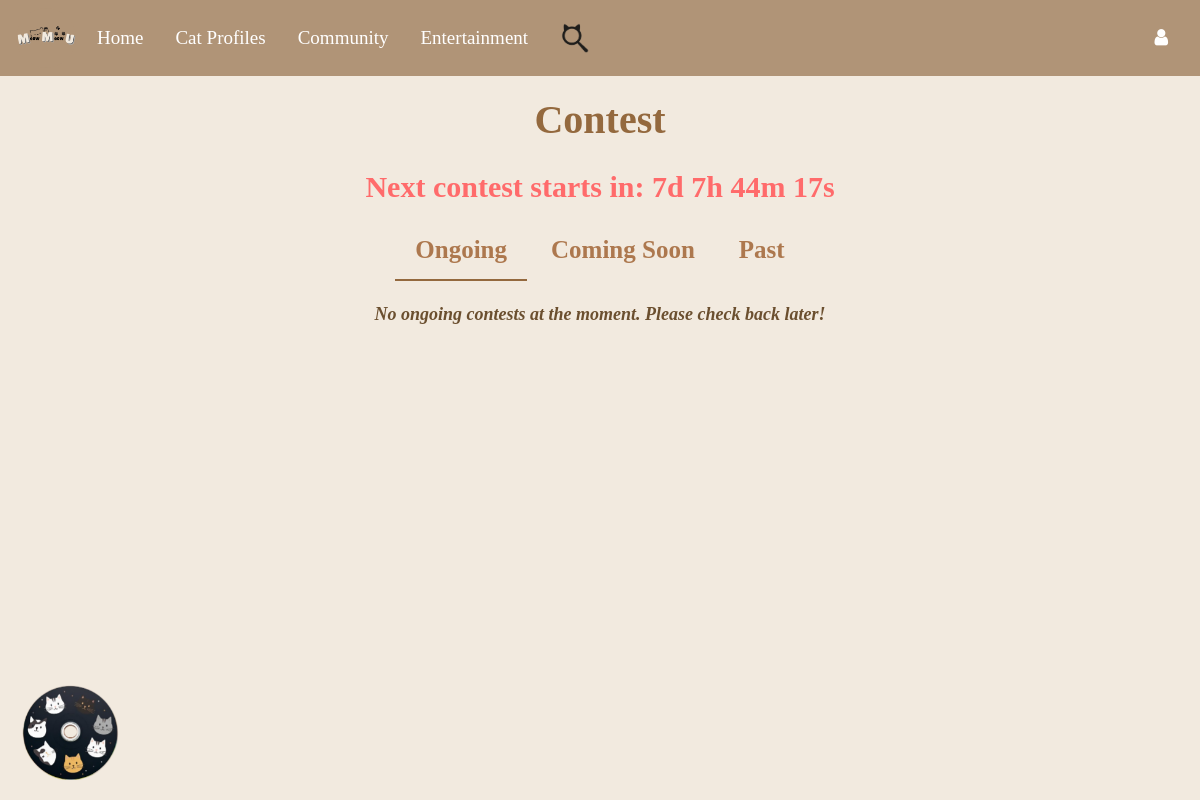
/contest_page, run on an earlier commit of the app's database.
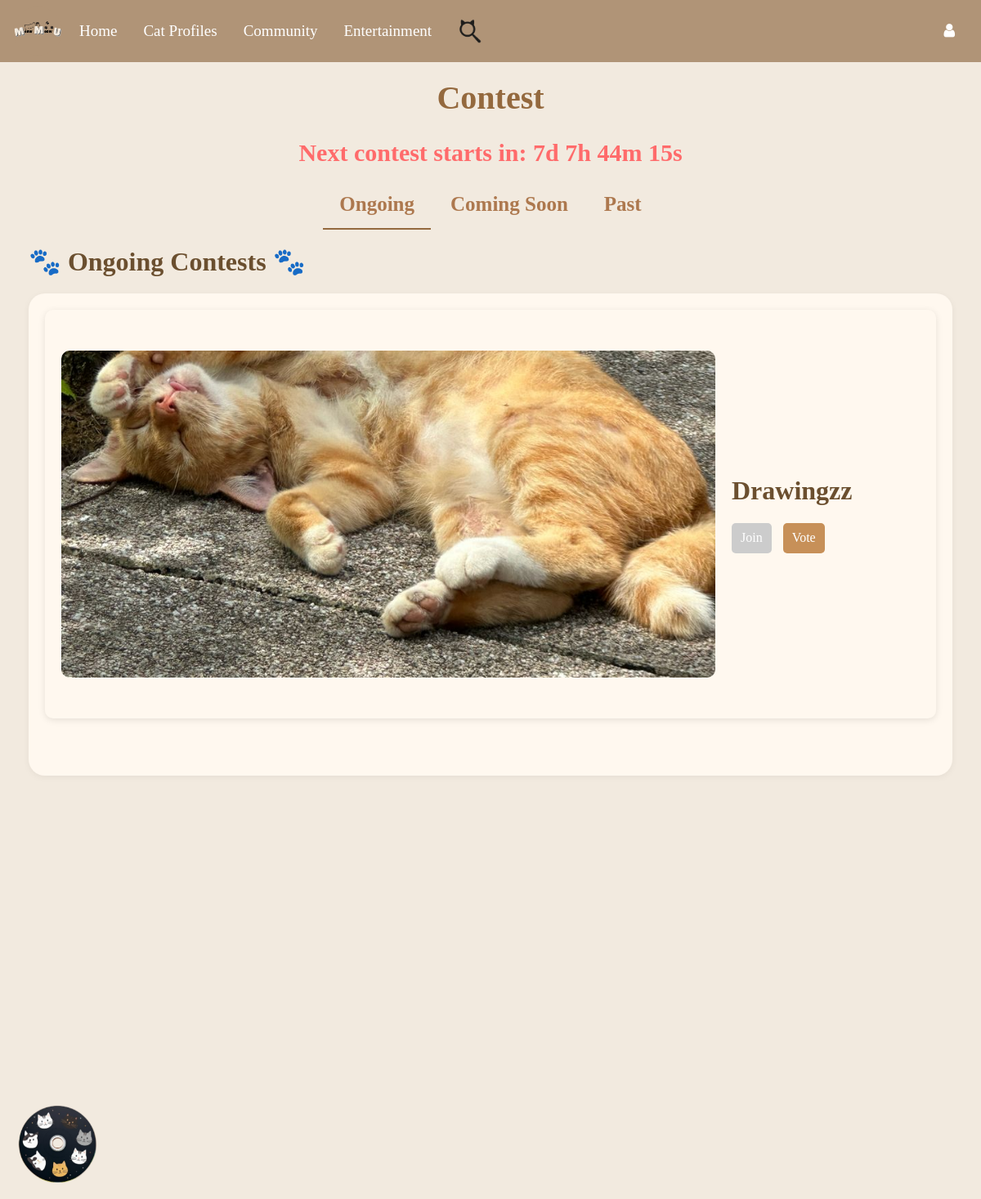
And on a later commit of the database.
### tables this page shows
CREATE TABLE contests (
    id INTEGER PRIMARY KEY AUTOINCREMENT,
    name TEXT NOT NULL,
    start_date TEXT NOT NULL,
    end_date TEXT NOT NULL,
    voting_start TEXT NOT NULL,
    voting_end TEXT NOT NULL,
    result_announcement TEXT NOT NULL,
    purpose TEXT NOT NULL,
    rules TEXT NOT NULL,
    prizes TEXT NOT NULL,
    banner_url TEXT
);

### Website/contestmanagement.py (the view)
@contestmanagement_bp.route("/contest_page")
def contest_page():
    print(f"DEBUG: current_user = {current_user}")  # Debugging current_user
    user_role = getattr(current_user, 'role', 'user')
    print(f"DEBUG: user_role = {user_role}")
    conn = get_db_connection()
    contests = conn.execute("SELECT * FROM contests").fetchall()  # Get all contests
    conn.close()
    today = date.today()
    contests = [dict(c) for c in contests]
    for c in contests:
        c["start_date"] = datetime.strptime(c["start_date"], "%Y-%m-%d").date()  #Convert string to date
        c["end_date"] = datetime.strptime(c["end_date"], "%Y-%m-%d").date()  #Convert string to date
        c["voting_end"] = datetime.strptime(c["voting_end"], "%Y-%m-%d").date()
    ongoing_contests = sorted(
        [c for c in contests if c["start_date"] <= today and c["voting_end"] >= today], key=lambda x: x["voting_end"]
    )  #Sort ongoing contests so those ending soonest are first
    upcoming_contests = sorted(
        [c for c in contests if c["start_date"] > today], key=lambda x: x["start_date"]
    )  #Sort upcoming contests by start date
    completed_contests = sorted(
        [c for c in contests if c["voting_end"] < today], key=lambda x: x["voting_end"], reverse=True
    )  #Sort completed contests with the latest ended at the top
    PER_PAGE = 3
    page_ongoing = request.args.get('page_ongoing', 1, type=int)
    page_upcoming = request.args.get('page_upcoming', 1, type=int)
    page_completed = request.args.get('page_completed', 1, type=int)
    section = request.args.get('section', 'ongoing')
    def paginate(items, page):
        start = (page - 1) * PER_PAGE
        end = start + PER_PAGE
        total_pages = (len(items) + PER_PAGE - 1) // PER_PAGE
        return items[start:end], total_pages
    ongoing_page_items, ongoing_total_pages = paginate(ongoing_contests, page_ongoing)
    upcoming_page_items, upcoming_total_pages = paginate(upcoming_contests, page_upcoming)
    completed_page_items, completed_total_pages = paginate(completed_contests, page_completed)
    return render_template("contest.html", contests=contests, user=current_user, user_role=user_role, user_has_submitted=user_has_submitted,
                           ongoing_contests=ongoing_page_items, upcoming_contests=upcoming_page_items, completed_contests=completed_page_items,
                           ongoing_page=page_ongoing, ongoing_total_pages=ongoing_total_pages, upcoming_page=page_upcoming, upcoming_total_pages=upcoming_total_pages, completed_page=page_completed, completed_total_pages=completed_total_pages, section=section)

### Website/contestmanagement.py (called while the page is built, shortened)
def get_db_connection():
    db_path = os.path.join(os.path.dirname(__file__), '..', 'instance', 'datebase.db')
    db_path = os.path.abspath(db_path)
    conn = sqlite3.connect(db_path)
    conn.row_factory = sqlite3.Row
    return conn

def user_has_submitted(name, contest_id):
    if not name or not contest_id:
        return False

### Website/templates/contest.html (shortened to what this page needs)
{% extends 'base.html' %}
{% block content %}
<div style="padding: 20px;">
    <h1>Contest</h1>
    <p id="countdown"></p>
    <div class="nav-bar-contest">
        <button class="tab-button active" onclick="showContest('ongoing')">Ongoing</button>
        <button class="tab-button" onclick="showContest('comingsoon')">Coming Soon</button>
        <button class="tab-button" onclick="showContest('past')">Past</button>
    </div>
    <div id="ongoing" class="contest-section">
        {% if ongoing_contests %}
        <h2>🐾 Ongoing Contests 🐾</h2>
        {% for contest in ongoing_contests %}
        <div class="individual-contest-container">
            <div class="flip-card" onclick="this.classList.toggle('flipped')">
                <div class="flip-card-inner">
                    <div class="flip-card-front">
                        {% if contest.banner_url and contest.banner_url != '' %}
                        <img src="{{ url_for('static', filename='contest/' + contest.banner_url.split('/')[-1]) }}"
                            alt="Contest Banner" class="banner">
                        {% endif %}
                        <div class="contest-info">
                            <h2>{{ contest.name }}</h2>
                            <button class="join-button" id="joinButton-{{ contest.id }}"
                                data-start="{{ contest.start_date }}" data-end="{{ contest.end_date }}"
                                onclick="event.stopPropagation(); redirectToSubmission('{{ contest.id }}')">Join</button>
                            {% if contest in ongoing_contests %}
                            <button class="vote-button"
                                onclick="event.stopPropagation(); window.location.href='{{ url_for('contestmanagement.voting', contest_id=contest.id) }}'">Vote</button>
                            {% elif contest in completed_contests %}
                            <button class="result-button"
                                onclick="event.stopPropagation(); window.location.href='{{ url_for('contestmanagement.view_result', contest_id=contest.id) }}'">View
                                Result</button>
                            {% endif %}
                        </div>
                    </div>
                    <div class="flip-card-back">
                        <p><strong>Start Date:</strong> {{ contest.start_date }}</p>
                        <p><strong>End Date:</strong> {{ contest.end_date }}</p>
                        <p><strong>Voting Period:</strong> {{ contest.voting_start }} to {{ contest.voting_end }}</p>
                        <p><strong>Result Announcement:</strong> {{ contest.result_announcement }}</p>
                        <div class="section">
                            <p><strong>Purpose:</strong></p>
                            <p>{{ contest.purpose | replace('\n', '<br>') | safe }}</p>
                        </div>
                        <div class="section">
                            <p><strong>Rules & Guidelines:</strong></p>
                            <p>{{ contest.rules | replace('\n', '<br>') | safe }}</p>
                        </div>
                    </div>
                </div>
            </div>
        </div>
        {% endfor %}
        {% else %}
        <p class="text-no-contest"> No ongoing contests at the moment. Please check back later! </p>
        {% endif %}
    </div>
</div>
{% endblock %}

What changed in the data, as far as the page shows it:
now on this page (row edited): contests: banner_url (picture), name "Drawingzz"
Also different on the page:
text written by a page script: "Next contest starts in: 7d 7h 44m 17s" → "Next contest starts in: 7d 7h 44m 15s"
text no longer shown: "No ongoing contests at the moment. Please check back later!"
text now shown: "🐾 Ongoing Contests 🐾"
